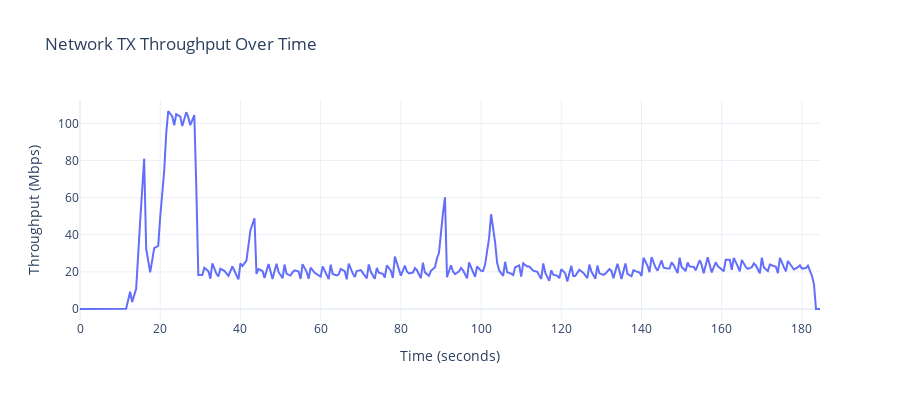

Write notebook code for a chart like this one.
### Markdown cell above
## 5. Network Throughput Over Time

Visualize the network-wide throughput (TX) during the simulation.

### Code cell
# Plot TX throughput over time
fig = px.line(
    snapshots.to_pandas(),
    x="time_seconds",
    y="tx_throughput_mbps",
    title="Network TX Throughput Over Time",
    labels={
        "time_seconds": "Time (seconds)",
        "tx_throughput_mbps": "Throughput (Mbps)",
    },
)
fig.update_layout(template="plotly_white", hovermode="x unified", height=400)
fig.show()

### Figure 1 — Plotly figure (JSON) as saved in the notebook; plotly's stock layout.template omitted (floating-point values rounded to 4 significant figures; data arrays with more than 128 entries replaced by an {"elided": "..."} marker saying what was removed)
{"data": [{"hovertemplate": "Time (seconds)=%{x}<br>Throughput (Mbps)=%{y}<extra></extra>", "legendgroup": "", "line": {"color": "#636efa", "dash": "solid"}, "marker": {"symbol": "circle"}, "mode": "lines", "name": "", "orientation": "v", "showlegend": false, "type": "scatter", "x": {"elided": "265 float values"}, "xaxis": "x", "y": {"elided": "265 float values"}, "yaxis": "y"}], "layout": {"height": 400, "hovermode": "x unified", "legend": {"tracegroupgap": 0}, "title": {"text": "Network TX Throughput Over Time"}, "xaxis": {"anchor": "y", "domain": [0, 1], "title": {"text": "Time (seconds)"}}, "yaxis": {"anchor": "x", "domain": [0, 1], "title": {"text": "Throughput (Mbps)"}}}}
